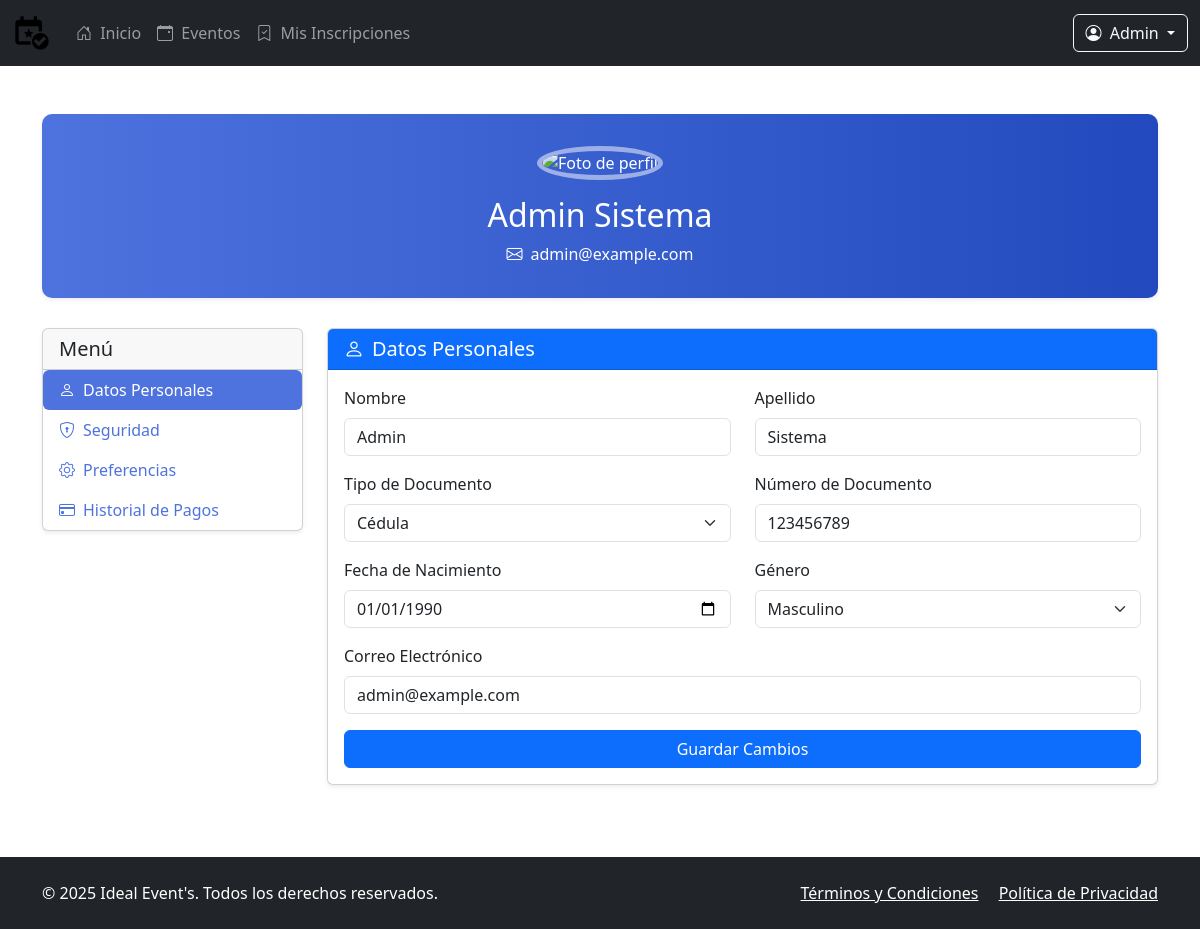
Page /views/cliente/perfil_cliente.php (signed in) on the committed database.
### tables this page shows
CREATE TABLE IF NOT EXISTS usuario (
                                       id_usuario INT AUTO_INCREMENT PRIMARY KEY,
                                       tipo_documento ENUM('Cédula', 'Tarjeta de Identidad') NOT NULL,
    documento VARCHAR(20) UNIQUE NOT NULL,
    nombre VARCHAR(50) NOT NULL,
    apellido VARCHAR(50) NOT NULL,
    fecha_nacimiento DATE NOT NULL,
    genero ENUM('Masculino', 'Femenino') NOT NULL,
    email VARCHAR(100) UNIQUE NOT NULL,
    password VARCHAR(255) NOT NULL,
    rol ENUM('admin', 'cliente') NOT NULL DEFAULT 'cliente',
    fecha_registro TIMESTAMP DEFAULT CURRENT_TIMESTAMP
    );

### models/LoginModel.php (called while the page is built, shortened)
<?php
class LoginModel
{
    public static function mdlObtenerUsuarioPorId($id) {
        try {
            $db = Conexion::obtenerConexion();
            $stmt = $db->prepare("SELECT * FROM usuario WHERE id_usuario = :id");
            $stmt->bindParam(':id', $id, PDO::PARAM_INT);
            $stmt->execute();
            return $stmt->fetch(PDO::FETCH_ASSOC);
        } catch (PDOException $e) {
            error_log("Error al obtener usuario: " . $e->getMessage());
            return false;
        }
    }
}

### views/cliente/perfil_cliente.php (the view, shortened to what this page needs)
<?php
include_once "../../models/LoginModel.php";
$id_usuario = $_SESSION['id_usuario'];
$usuario = LoginModel::mdlObtenerUsuarioPorId($id_usuario);
?>
<!DOCTYPE html>
<html lang="es">
<head>
    <link href="https://cdn.jsdelivr.net/npm/bootstrap@5.3.0/dist/css/bootstrap.min.css" rel="stylesheet">
    <link rel="stylesheet" href="https://cdn.jsdelivr.net/npm/bootstrap-icons@1.11.1/font/bootstrap-icons.css">
    <link rel="stylesheet" href="../../views/css/main.css">
</head>
<body>
<nav class="navbar navbar-expand-md navbar-dark bg-dark">
    <div class="container-fluid">
        <a class="navbar-brand" href="dashboard.php">
            <img src="../../public/logo/logo.png" alt="Logo" class="navbar-logo">
        </a>
        <div class="collapse navbar-collapse" id="navbarNav">
            <ul class="navbar-nav me-auto">
                <li class="nav-item">
                    <a class="nav-link" href="dashboard.php"><i class="bi bi-house-door me-1"></i> Inicio</a>
                </li>
                <li class="nav-item">
                    <a class="nav-link" href="dashboard.php#eventos"><i class="bi bi-calendar-event me-1"></i> Eventos</a>
                </li>
                <li class="nav-item">
                    <a class="nav-link" href="dashboard.php#mis-inscripciones"><i class="bi bi-bookmark-check me-1"></i> Mis Inscripciones</a>
                </li>
            </ul>
            <div class="dropdown ms-auto">
                <button class="btn btn-outline-light dropdown-toggle" type="button" data-bs-toggle="dropdown">
                    <i class="bi bi-person-circle me-1"></i> <?= htmlspecialchars($_SESSION['nombre'] ?? 'Usuario') ?>
                </button>
            </div>
        </div>
    </div>
</nav>
<div class="container mt-5">
    <div class="profile-header shadow-sm text-center">
        <img src="../../public/img/default-user.png" alt="Foto de perfil" class="profile-img mb-3">
        <h2><?= htmlspecialchars($usuario['nombre'] . ' ' . $usuario['apellido']) ?></h2>
        <p class="mb-0"><i class="bi bi-envelope me-2"></i><?= htmlspecialchars($usuario['email']) ?></p>
    </div>
    <div class="row">
        <div class="col-md-3 mb-4">
            <div class="card shadow-sm">
                <div class="card-header">
                    <h5 class="mb-0">Menú</h5>
                </div>
                <div class="card-body p-0">
                    <nav class="nav flex-column nav-pills">
                        <a class="nav-link active" href="#datos-personales" data-bs-toggle="pill" data-bs-target="#datos-personales">
                            <i class="bi bi-person me-2"></i>Datos Personales
                        </a>
                        <a class="nav-link" href="#seguridad" data-bs-toggle="pill" data-bs-target="#seguridad">
                            <i class="bi bi-shield-lock me-2"></i>Seguridad
                        </a>
                        <a class="nav-link" href="#preferencias" data-bs-toggle="pill" data-bs-target="#preferencias">
                            <i class="bi bi-gear me-2"></i>Preferencias
                        </a>
                        <a class="nav-link" href="mis_pagos.php">
                            <i class="bi bi-credit-card me-2"></i>Historial de Pagos
                        </a>
                    </nav>
                </div>
            </div>
        </div>
        <div class="col-md-9">
            <div class="tab-content">
                <div class="tab-pane fade show active" id="datos-personales">
                    <div class="card shadow-sm mb-4">
                        <div class="card-header bg-primary text-white">
                            <h5 class="mb-0"><i class="bi bi-person me-2"></i>Datos Personales</h5>
                        </div>
                        <div class="card-body">
                            <form action="../../controllers/UsuarioController.php?action=actualizarPerfil" method="POST">
                                <div class="row mb-3">
                                    <div class="col-md-6">
                                        <label for="nombre" class="form-label">Nombre</label>
                                        <input type="text" class="form-control" id="nombre" name="nombre" value="<?= htmlspecialchars($usuario['nombre']) ?>" required>
                                    </div>
                                    <div class="col-md-6">
                                        <label for="apellido" class="form-label">Apellido</label>
                                        <input type="text" class="form-control" id="apellido" name="apellido" value="<?= htmlspecialchars($usuario['apellido']) ?>" required>
                                    </div>
                                </div>
                                <div class="row mb-3">
                                    <div class="col-md-6">
                                        <label for="tipo_documento" class="form-label">Tipo de Documento</label>
                                        <select class="form-select" id="tipo_documento" name="tipo_documento" required>
                                            <option value="Cédula" <?= $usuario['tipo_documento'] === 'Cédula' ? 'selected' : '' ?>>Cédula</option>
                                        </select>
                                    </div>
                                    <div class="col-md-6">
                                        <label for="documento" class="form-label">Número de Documento</label>
                                        <input type="text" class="form-control" id="documento" name="documento" value="<?= htmlspecialchars($usuario['documento']) ?>" required>
                                    </div>
                                </div>
                                <div class="row mb-3">
                                    <div class="col-md-6">
                                        <label for="fecha_nacimiento" class="form-label">Fecha de Nacimiento</label>
                                        <input type="date" class="form-control" id="fecha_nacimiento" name="fecha_nacimiento" value="<?= htmlspecialchars($usuario['fecha_nacimiento']) ?>" required>
                                    </div>
                                    <div class="col-md-6">
                                        <label for="genero" class="form-label">Género</label>
                                        <select class="form-select" id="genero" name="genero" required>
                                            <option value="Masculino" <?= $usuario['genero'] === 'Masculino' ? 'selected' : '' ?>>Masculino</option>
                                        </select>
                                    </div>
                                </div>
                                <div class="mb-3">
                                    <label for="email" class="form-label">Correo Electrónico</label>
                                    <input type="email" class="form-control" id="email" name="email" value="<?= htmlspecialchars($usuario['email']) ?>" required>
                                </div>
                                <div class="d-grid">
                                    <button type="submit" class="btn btn-primary">Guardar Cambios</button>
                                </div>
                            </form>
                        </div>
                    </div>
                </div>
            </div>
        </div>
    </div>
</div>
<footer class="bg-dark text-white py-4 mt-5">
    <div class="container">
        <div class="row">
            <div class="col-md-6">
                <p class="mb-0">© <?= date('Y') ?> Ideal Event's. Todos los derechos reservados.</p>
            </div>
            <div class="col-md-6 text-md-end">
                <a href="#" class="text-white me-3">Términos y Condiciones</a>
                <a href="#" class="text-white">Política de Privacidad</a>
            </div>
        </div>
    </div>
</footer>
</body>
</html>

### views/cliente/perfil_cliente.php (style rules this page uses)
.navbar-logo { height: 40px !important; width: auto !important; object-fit: contain !important; }
.profile-header { background: linear-gradient(to right, #4e73df, #224abe); color: white; padding: 2rem 0; border-radius: 10px; margin-bottom: 30px; }
.profile-img { width: 150px; height: 150px; border-radius: 50%; border: 5px solid rgba(255,255,255,0.5); object-fit: cover; }
.nav-pills .nav-link.active { background-color: #4e73df; }
.nav-pills .nav-link { color: #4e73df; }

### rows in the picture
usuario: nombre+apellido "Admin Sistema", email "admin@example.com", nombre "Admin", apellido "Sistema", tipo_documento "Cédula", documento "123456789", fecha_nacimiento "01/01/1990", genero "Masculino"

### other values in the picture
$_SESSION['nombre'] "Admin"
